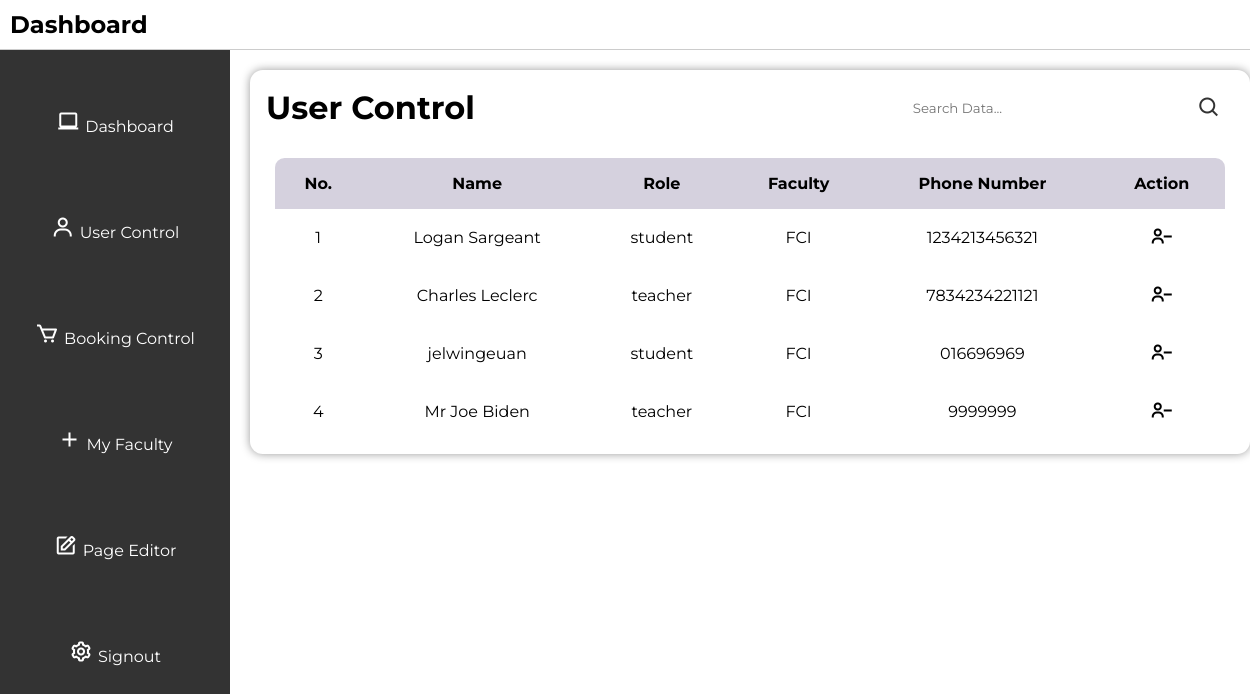
The page /usercontrol on the database as committed earlier.
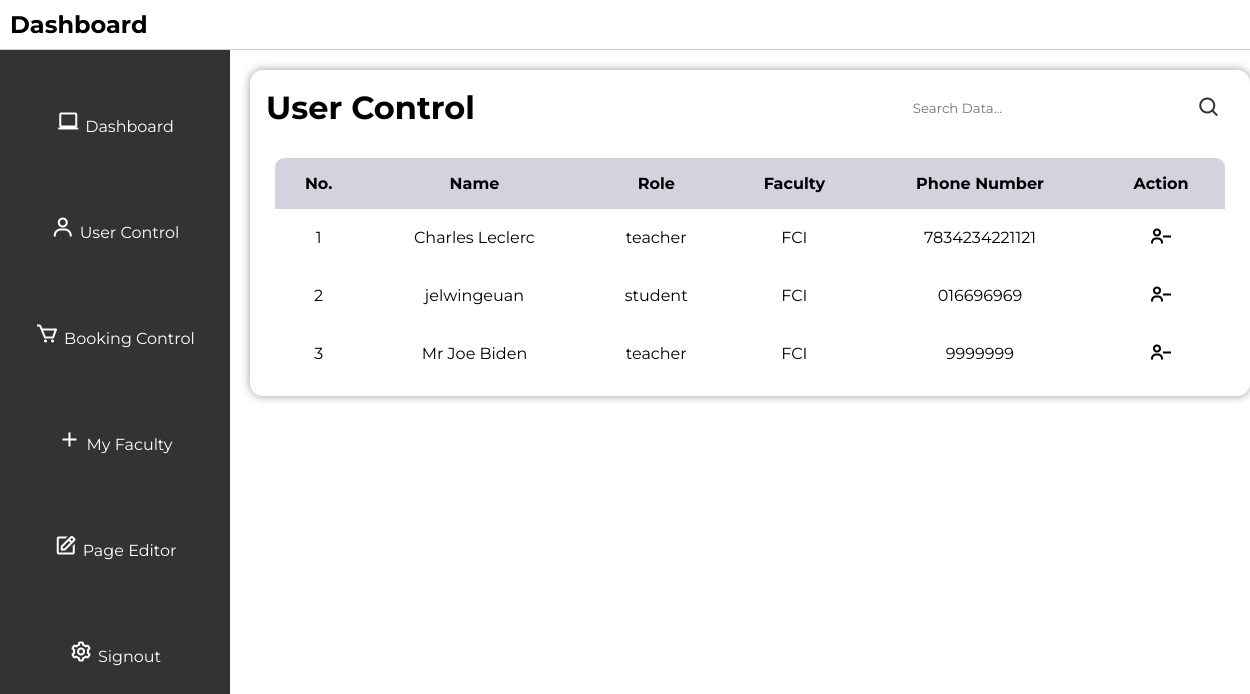
The same page on the database as committed later.
### tables this page shows
CREATE TABLE users (
        id INTEGER PRIMARY KEY AUTOINCREMENT,
        role TEXT NOT NULL,
        faculty TEXT NOT NULL,
        username TEXT NOT NULL UNIQUE,
        email TEXT NOT NULL UNIQUE,
        phone_number TEXT NOT NULL UNIQUE,
        password TEXT NOT NULL
        );

### app.py (the view)
@app.route("/usercontrol")
def usercontrol():
    search_query = request.args.get('search', '')
    conn = get_db_connection()
    cursor = conn.cursor()
    if search_query:
        cursor.execute(
            """
            SELECT id, role, faculty, username, phone_number
            FROM users
            WHERE username LIKE ? OR role LIKE ? OR faculty LIKE ? OR phone_number LIKE ?
            """,
            (f"%{search_query}%", f"%{search_query}%", f"%{search_query}%", f"%{search_query}%")
        )
    else:
        cursor.execute("SELECT id, role, faculty, username, phone_number FROM users")
    users = cursor.fetchall()
    cursor.close()
    conn.close()
    return render_template("usercontrol.html", users=users)

### app.py (called while the page is built)
def get_db_connection():
    con = sqlite3.connect("database.db")  # Connect to the database
    con.row_factory = sqlite3.Row        # Set row factory to sqlite3.Row for dictionary-like row access
    return con                           # Return the database connection

### templates/usercontrol.html (shortened to what this page needs)
<!DOCTYPE html>
<html lang="en">
<head>
    <link rel="stylesheet" href="../static/style.css">
    <link href='https://unpkg.com/boxicons@2.1.4/css/boxicons.min.css' rel='stylesheet'>
</head>
<body>
    <header>
        <h2>Dashboard</h2>
    </header>
    <div class="sidebar">
        <ul>
            <li><i class='bx bx-laptop'></i><a href="/admin">Dashboard</a></li>
            <li><i class='bx bx-user'></i><a href="/usercontrol">User Control</a></li>
            <li><i class='bx bx-cart'></i><a href="/appointmentcontrol">Booking Control</a></li>
            <li><i class='bx bx-plus'></i><a href="/faculty">My Faculty</a></li>
            <li><i class='bx bx-edit' ></i><a href="/adminpageeditor">Page Editor</a></li>
            <li><i class='bx bx-cog' ></i><a href="/logout">Signout</a></li>
        </ul>
    </div>
    <div class="user-main">
        <div class="table" id="customers_table">
            <div class="table__header">
                <h1>User Control</h1>
                <div class="input-group">
                    <input type="search" id="search" placeholder="Search Data...">
                    <i class='bx bx-search' onclick="searchData()"></i>
                </div>
            </div>
            <div class="table__body">
                <table>
                    <thead>
                        <tr>
                            <th> No. </th>
                            <th> Name </th>
                            <th> Role </th>
                            <th> Faculty </th>
                            <th> Phone Number </th>
                            <th> Action </th>
                        </tr>
                    </thead>
                    <tbody id="userTableBody">
                        {% for user in users %}
                        <form action="/delete_user" method="POST">
                            <tr>
                                <td> {{ loop.index }} </td>
                                <td>{{ user[3] }}</td>
                                <td>{{ user[1] }}</td>
                                <td> {{ user[2] }} </td>
                                <td> {{ user[4] }}</td>
                                <td>
                                    <button type="submit"><i class='bx bx-user-minus'></i></button>
                                </td>
                            </tr>
                        </form>
                        {% endfor %}
                    </tbody>
                </table>
            </div>
        </div>
    </div>
</body>
</html>

### static/style.css (style rules this page uses)
* { margin: 0; padding: 0; box-sizing: border-box; font-family: 'Montserrat'; }
body { font-family: 'Montserrat', sans-serif; background-color: white; justify-content: center; align-items: center; margin: 0; padding: 0; min-width: 100vh; }
.bx { font-size: 24px; color: #333; }
header { display: flex; justify-content: space-between; align-items: center; padding: 10px; background-color: #ffffff; border-bottom: 1px solid #ccc; position: relative; top: 0; width: 100%; }
header h2 { font-size: 24px; }
.sidebar { height: calc(210vh - 60px); width: 230px; position: absolute; top: 50px; left: 0; background-color: #333; padding-top: 20px; overflow-y: auto; }
.sidebar ul { list-style-type: none; }
.sidebar ul li { padding: 40px 0; text-align: center; }
.sidebar ul li a { color: #fff; text-decoration: none; }
.sidebar i { color: white; margin-right: 5px; }
.table { position: relative; width: 1000px; box-shadow: 0 0 10px rgba(0, 0, 0, 0.4); border-radius: 12.8px; display: flex; justify-content: center; flex-direction: column; margin-top: 20px; left: 20%; }
.table__header { width: 100%; height: 10%; padding: 12.8px 16px; display: flex; justify-content: space-between; align-items: center; }
.table__header .input-group { width: 35%; height: 100%; padding: 12.8px; border-radius: 32px; display: flex; justify-content: center; align-items: center; transition: .2s; }
.table__header .input-group input { width: 100%; padding: 0 8px 0 4.8px; background-color: transparent; border: none; outline: none; }
.table__body { width: 95%; max-height: calc(89vh - 16px); background-color: #fffb; margin: 12.8px auto; border-radius: 9.6px; overflow: auto; overflow: overlay; }
table { width: 100%; }
table, th, td { border-collapse: collapse; padding: 16px; text-align: center; }
thead th { position: sticky; top: 0; left: 0; background-color: #d5d1defe; text-transform: capitalize; }
.table__body button { background-color: transparent; border: none; color: black; justify-content: center; }
.table__body i { border: none; color: black; }

Rows that differ between the two databases and show on the page:
removed users: username "Logan Sargeant", role "student", faculty "FCI", phone_number "1234213456321"
